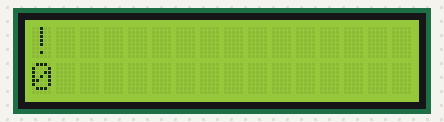
Simulated run of this sketch. Board: Arduino Uno, built with avr-gcc and run on an emulated ATmega328P. Shown: 16×2 character LCD.

Above: at 0.1 s.
At 4.1 s:
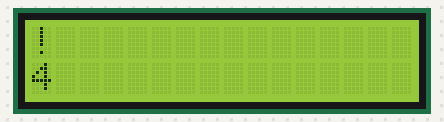
At 9.1 s:
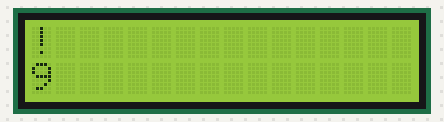
At 19.1 s:
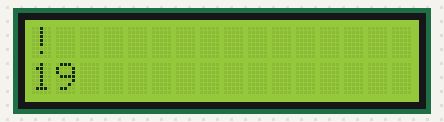
At 29.1 s:
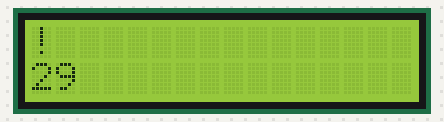
At 39.1 s:
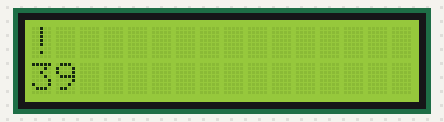

Measured:
- what the display in image 1 shows lasts 1.0 s, from 4.0 s to 5.0 s

The sketch:

LCD.ino
```cpp
// include the library code:
#include <LiquidCrystal.h>

// initialize the library with the numbers of the interface pins
LiquidCrystal lcd(12, 11, 5, 4, 3, 2);

void setup() {
  // set up the LCD's number of columns and rows:
  lcd.begin(16, 2);
  // Print a message to the LCD.
  lcd.print("!");
}

void loop() {
  // set the cursor to column 0, line 1
  // (note: line 1 is the second row, since counting begins with 0):
  lcd.setCursor(0, 1);
  // print the number of seconds since reset:
  lcd.print(millis() / 1000);
}
```
